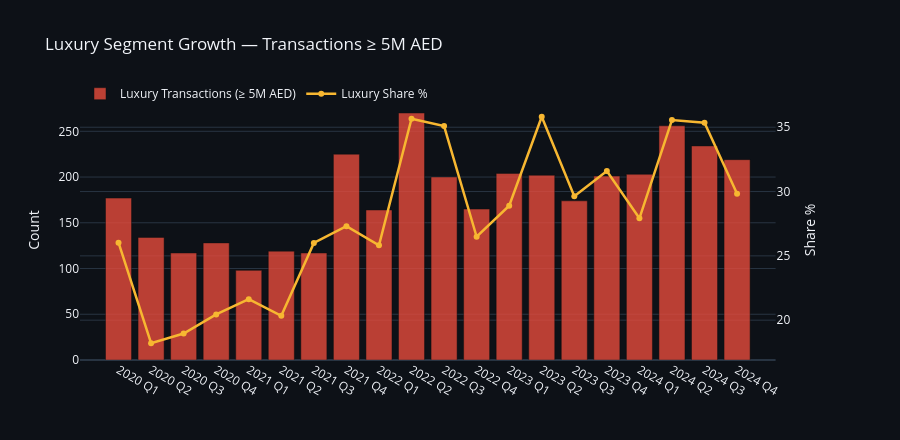

The notebook cell saved with this chart:
### Markdown cell above
### 4.6 Luxury Segment Growth

### Code cell
lux = (
    df.groupby(["year", "quarter"])
      .agg(luxury_count=("is_luxury", "sum"), total=("is_luxury", "count"))
      .reset_index()
)
lux["luxury_pct"] = lux["luxury_count"] / lux["total"] * 100
lux["yq"] = lux["year"].astype(str) + " " + lux["quarter"]

fig6 = make_subplots(specs=[[{"secondary_y": True}]])
fig6.add_trace(go.Bar(x=lux["yq"], y=lux["luxury_count"],
    name="Luxury Transactions (≥ 5M AED)", marker_color=ACC3, opacity=0.8), secondary_y=False)
fig6.add_trace(go.Scatter(x=lux["yq"], y=lux["luxury_pct"],
    name="Luxury Share %", line=dict(color=ACC2, width=2.5),
    mode="lines+markers"), secondary_y=True)
fig6.update_layout(
    title="Luxury Segment Growth — Transactions ≥ 5M AED",
    template="plotly_dark", paper_bgcolor=DARK, plot_bgcolor=DARK,
    height=440, legend=dict(orientation="h", y=1.08)
)
fig6.update_yaxes(title_text="Count", secondary_y=False)
fig6.update_yaxes(title_text="Share %", secondary_y=True)
fig6.show()

### Figure 1 — Plotly figure (JSON) as saved in the notebook; plotly's stock layout.template omitted (floating-point values rounded to 4 significant figures)
{"data": [{"marker": {"color": "#e74c3c"}, "name": "Luxury Transactions (≥ 5M AED)", "opacity": 0.8, "type": "bar", "x": ["2020 Q1", "2020 Q2", "2020 Q3", "2020 Q4", "2021 Q1", "2021 Q2", "2021 Q3", "2021 Q4", "2022 Q1", "2022 Q2", "2022 Q3", "2022 Q4", "2023 Q1", "2023 Q2", "2023 Q3", "2023 Q4", "2024 Q1", "2024 Q2", "2024 Q3", "2024 Q4"], "xaxis": "x", "y": [177, 134, 117, 128, 98, 119, 117, 225, 164, 270, 200, 165, 204, 202, 174, 201, 203, 256, 234, 219], "yaxis": "y"}, {"line": {"color": "#f7b731", "width": 2.5}, "mode": "lines+markers", "name": "Luxury Share %", "type": "scatter", "x": ["2020 Q1", "2020 Q2", "2020 Q3", "2020 Q4", "2021 Q1", "2021 Q2", "2021 Q3", "2021 Q4", "2022 Q1", "2022 Q2", "2022 Q3", "2022 Q4", "2023 Q1", "2023 Q2", "2023 Q3", "2023 Q4", "2024 Q1", "2024 Q2", "2024 Q3", "2024 Q4"], "xaxis": "x", "y": [26.03, 18.21, 18.96, 20.45, 21.63, 20.34, 26.0, 27.31, 25.83, 35.67, 35.09, 26.48, 28.9, 35.82, 29.64, 31.6, 27.92, 35.56, 35.35, 29.84], "yaxis": "y2"}], "layout": {"height": 440, "legend": {"orientation": "h", "y": 1.08}, "paper_bgcolor": "#0d1117", "plot_bgcolor": "#0d1117", "title": {"text": "Luxury Segment Growth — Transactions ≥ 5M AED"}, "xaxis": {"anchor": "y", "domain": [0, 0.94]}, "yaxis": {"anchor": "x", "domain": [0, 1], "title": {"text": "Count"}}, "yaxis2": {"anchor": "x", "overlaying": "y", "side": "right", "title": {"text": "Share %"}}}}
